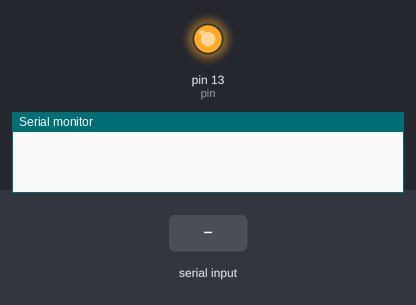
The sketch below on a simulated Arduino Uno, built with avr-gcc and run on an emulated ATmega328P. Parts: output pins drawn as LEDs (lit = HIGH), the last lines printed to the serial monitor. The test bench sets the inputs (shaded band).

Above: at 1.2 s.
1.3 s: "1" received over Serial
At 1.35 s:
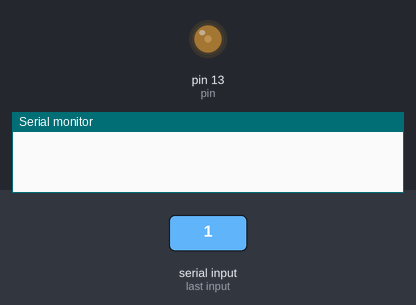
At 3.0 s:
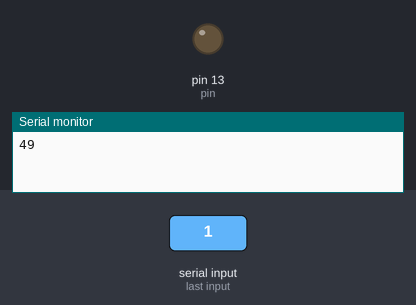
4.3 s: "0" received over Serial
Timing chart, 0 to 7.3 s (numbered marks = the images above; inputs shaded):
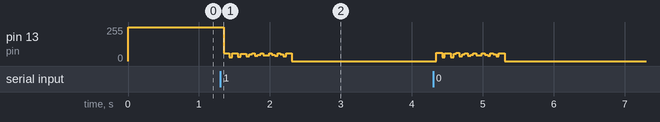

The sketch:

remote.ino
```cpp
#include <Arduino.h>
#include "SF501.h"

#define pin 13

bool a_on[134] = {
  1, 0, 0, 0, 0, 1, 0, 0, 1, 1, 1, 0, 0, 1,
  0, 0, 1, 1, 1, 0, 0, 1, 0, 0, 1, 1, 0, 0,
  1, 1, 0, 0, 1, 1, 0, 0, 1, 1, 0, 0, 1, 1,
  0, 0, 1, 1, 1, 0, 0, 1, 0, 0, 1, 1, 1, 0,
  0, 1, 1, 0, 0, 1, 1, 0, 0, 1, 0, 0, 1, 1,
  1, 0, 0, 1, 1, 0, 0, 1, 1, 0, 0, 1, 1, 0,
  0, 1, 1, 0, 0, 1, 1, 0, 0, 1, 1, 0, 0, 1,
  1, 0, 0, 1, 1, 0, 0, 1, 1, 0, 0, 1, 1, 0,
  0, 1, 0, 0, 1, 1, 1, 0, 0, 1, 1, 0, 0, 1,
  1, 0, 0, 1, 0, 0, 1, 1
};

bool a_off[134] = {
  1, 0, 0, 0, 0, 1, 0, 0, 1, 1, 1, 0, 0, 1,
  0, 0, 1, 1, 1, 0, 0, 1, 0, 0, 1, 1, 0, 0,
  1, 1, 0, 0, 1, 1, 0, 0, 1, 1, 0, 0, 1, 1,
  0, 0, 1, 1, 1, 0, 0, 1, 0, 0, 1, 1, 1, 0,
  0, 1, 1, 0, 0, 1, 1, 0, 0, 1, 0, 0, 1, 1,
  1, 0, 0, 1, 1, 0, 0, 1, 1, 0, 0, 1, 1, 0,
  0, 1, 1, 0, 0, 1, 1, 0, 0, 1, 1, 0, 0, 1,
  1, 0, 0, 1, 1, 0, 0, 1, 1, 0, 0, 1, 1, 0,
  0, 1, 1, 0, 0, 1, 1, 0, 0, 1, 1, 0, 0, 1,
  1, 0, 0, 1, 0, 0, 1, 1
};

SF501 s1(pin);

void setup() {
  // put your setup code here, to run once:
  Serial.begin(9600);
}

void loop() {
  // put your main code here, to run repeatedly:
  if (Serial.available() > 0) {
    int data = Serial.read();
    // Turn on when "1" is received
    if (data == 49 ) {
      s1.press(a_on, 134);
    } else if (data == 48) {
    // Turn off when "0" is received
      s1.press(a_off, 134);
    }
    Serial.print(data);
  }
}
```

SF501.cpp
```cpp
#include "SF501.h"

SF501::SF501(uint8_t pin) {
  _pin = pin;

  pinMode(_pin, OUTPUT);
  digitalWrite(_pin, HIGH);
}

void SF501::test() {
  for (uint8_t i = 0; i < 134; i++) {
    digitalWrite(_pin, HIGH);
    delayMicroseconds(_low_time);
    digitalWrite(_pin, LOW);
    delayMicroseconds(_low_time);
  }
}

void SF501::transfer(bool bit) {
  if (bit) {
    digitalWrite(_pin, HIGH);
    delayMicroseconds(_high_time);
    digitalWrite(_pin, LOW);
    delayMicroseconds(_low_time);
  } else {
    // No need to turn pin low as low by default?
    digitalWrite(_pin, LOW);
    delayMicroseconds(_high_time + _low_time);
  }
}

void SF501::press(bool *frame, uint8_t length, uint8_t times) {
  for (uint8_t i = 0; i < times; i++) {
    // Press button
    sendFrame(frame, length);
  }
}

void SF501::sendFrame(bool *frame, uint8_t length) {
  for (uint8_t i = 0; i < length; i++) {
    transfer(frame[i]);
  }
  digitalWrite(_pin, LOW);
  delay(_frame_spacing);
}
```

SF501.h
```cpp
#ifndef SF501_H
#define SF501_H
#include <Arduino.h>

class SF501 {
  public:
    /**
     * @param pin The RF data pin
     * @return void
     **/
    SF501(uint8_t pin);
    void test();
    void press(bool *frame, uint8_t length, uint8_t times = 8);
  private:
    uint16_t _high_time = 354;
    uint16_t _low_time = 408;
    uint8_t _repeat = 8;
    uint8_t _frame_spacing = 20;
    uint8_t _pin; // RF data pin

    void transfer(bool bit);
    void sendFrame(bool *frame, uint8_t length);
};

#endif
```
